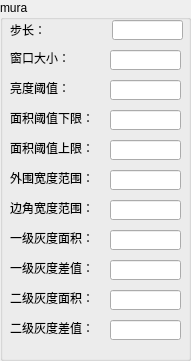
     <widget class="QGroupBox" name="groupBox_4">
      <property name="geometry">
       <rect>
        <x>10</x>
        <y>20</y>
        <width>191</width>
        <height>361</height>
       </rect>
      </property>
      <property name="title">
       <string>mura</string>
      </property>
      <widget class="QLabel" name="label_36">
       <property name="geometry">
        <rect>
         <x>10</x>
         <y>22</y>
         <width>36</width>
         <height>16</height>
        </rect>
       </property>
       <property name="text">
        <string>步长：</string>
       </property>
      </widget>
      <widget class="QLineEdit" name="lineEdit_36">
       <property name="geometry">
        <rect>
         <x>112</x>
         <y>20</y>
         <width>71</width>
         <height>20</height>
        </rect>
       </property>
      </widget>
      <widget class="QLabel" name="label_37">
       <property name="geometry">
        <rect>
         <x>10</x>
         <y>50</y>
         <width>60</width>
         <height>16</height>
        </rect>
       </property>
       <property name="text">
        <string>窗口大小：</string>
       </property>
      </widget>
      <widget class="QLabel" name="label_38">
       <property name="geometry">
        <rect>
         <x>10</x>
         <y>110</y>
         <width>84</width>
         <height>16</height>
        </rect>
       </property>
       <property name="text">
        <string>面积阈值下限：</string>
       </property>
      </widget>
      <widget class="QLabel" name="label_39">
       <property name="geometry">
        <rect>
         <x>10</x>
         <y>80</y>
         <width>60</width>
         <height>16</height>
        </rect>
       </property>
       <property name="text">
        <string>亮度阈值：</string>
       </property>
      </widget>
      <widget class="QLineEdit" name="lineEdit_37">
       <property name="geometry">
        <rect>
         <x>110</x>
         <y>80</y>
         <width>71</width>
         <height>20</height>
        </rect>
       </property>
      </widget>
      <widget class="QLineEdit" name="lineEdit_38">
       <property name="geometry">
        <rect>
         <x>110</x>
         <y>110</y>
         <width>71</width>
         <height>20</height>
        </rect>
       </property>
      </widget>
      <widget class="QLineEdit" name="lineEdit_39">
       <property name="geometry">
        <rect>
         <x>110</x>
         <y>140</y>
         <width>71</width>
         <height>20</height>
        </rect>
       </property>
      </widget>
      <widget class="QLabel" name="label_40">
       <property name="geometry">
        <rect>
         <x>10</x>
         <y>140</y>
         <width>84</width>
         <height>16</height>
        </rect>
       </property>
       <property name="text">
        <string>面积阈值上限：</string>
       </property>
      </widget>
      <widget class="QLineEdit" name="lineEdit_40">
       <property name="geometry">
        <rect>
         <x>110</x>
         <y>50</y>
         <width>71</width>
         <height>20</height>
        </rect>
       </property>
      </widget>
      <widget class="QLabel" name="label_49">
       <property name="geometry">
        <rect>
         <x>10</x>
         <y>170</y>
         <width>84</width>
         <height>16</height>
        </rect>
       </property>
       <property name="text">
        <string>外围宽度范围：</string>
       </property>
      </widget>
      <widget class="QLineEdit" name="lineEdit_49">
       <property name="geometry">
        <rect>
         <x>110</x>
         <y>170</y>
         <width>71</width>
         <height>20</height>
        </rect>
       </property>
      </widget>
      <widget class="QLabel" name="label_50">
       <property name="geometry">
        <rect>
         <x>10</x>
         <y>200</y>
         <width>84</width>
         <height>16</height>
        </rect>
       </property>
       <property name="text">
        <string>边角宽度范围：</string>
       </property>
      </widget>
      <widget class="QLineEdit" name="lineEdit_50">
       <property name="geometry">
        <rect>
         <x>110</x>
         <y>200</y>
         <width>71</width>
         <height>20</height>
        </rect>
       </property>
      </widget>
      <widget class="QLabel" name="label_51">
       <property name="geometry">
        <rect>
         <x>10</x>
         <y>230</y>
         <width>84</width>
         <height>16</height>
        </rect>
       </property>
       <property name="text">
        <string>一级灰度面积：</string>
       </property>
      </widget>
      <widget class="QLineEdit" name="lineEdit_51">
       <property name="geometry">
        <rect>
         <x>110</x>
         <y>230</y>
         <width>71</width>
         <height>20</height>
        </rect>
       </property>
      </widget>
      <widget class="QLabel" name="label_52">
       <property name="geometry">
        <rect>
         <x>10</x>
         <y>260</y>
         <width>84</width>
         <height>16</height>
        </rect>
       </property>
       <property name="text">
        <string>一级灰度差值：</string>
       </property>
      </widget>
      <widget class="QLineEdit" name="lineEdit_52">
       <property name="geometry">
        <rect>
         <x>110</x>
         <y>260</y>
         <width>71</width>
         <height>20</height>
        </rect>
       </property>
      </widget>
      <widget class="QLabel" name="label_53">
       <property name="geometry">
        <rect>
         <x>10</x>
         <y>290</y>
         <width>84</width>
         <height>16</height>
        </rect>
       </property>
       <property name="text">
        <string>二级灰度面积：</string>
       </property>
      </widget>
      <widget class="QLineEdit" name="lineEdit_53">
       <property name="geometry">
        <rect>
         <x>110</x>
         <y>290</y>
         <width>71</width>
         <height>20</height>
        </rect>
       </property>
      </widget>
      <widget class="QLabel" name="label_54">
       <property name="geometry">
        <rect>
         <x>10</x>
         <y>320</y>
         <width>84</width>
         <height>16</height>
        </rect>
       </property>
       <property name="text">
        <string>二级灰度差值：</string>
       </property>
      </widget>
      <widget class="QLineEdit" name="lineEdit_54">
       <property name="geometry">
        <rect>
         <x>110</x>
         <y>320</y>
         <width>71</width>
         <height>20</height>
        </rect>
       </property>
      </widget>
     </widget>
